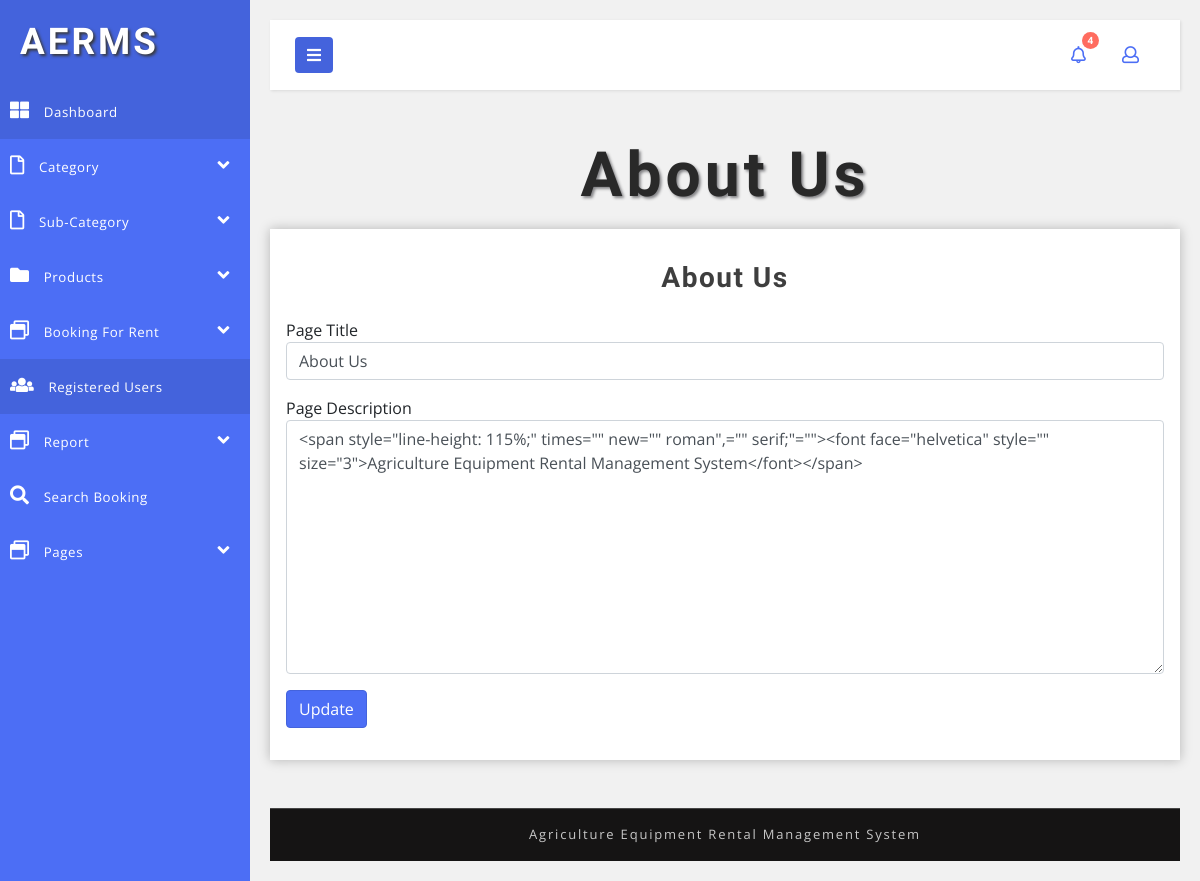
The app's page /aerms/admin/aboutus.php (signed in) with its own data.
### tables this page shows
CREATE TABLE `tblpage` (
  `ID` int(10) NOT NULL,
  `PageType` varchar(200) DEFAULT NULL,
  `PageTitle` mediumtext DEFAULT NULL,
  `PageDescription` mediumtext DEFAULT NULL,
  `Email` varchar(200) DEFAULT NULL,
  `MobileNumber` bigint(20) DEFAULT NULL,
  `UpdationDate` timestamp NOT NULL DEFAULT current_timestamp() ON UPDATE current_timestamp()
);

### aerms/admin/aboutus.php (the view, shortened to what this page needs)
<?php
include('includes/dbconnection.php');
if (strlen($_SESSION['aid']==0)) {
 header('location:logout.php');
  } else{
  ?>
<!DOCTYPE html>
<html lang="en">
<head>
    <link href="css/bootstrap.css" rel="stylesheet" type="text/css" media="all" />
    <link href="css/style.css" rel="stylesheet" type="text/css" media="all" />
    <link rel="stylesheet" href="css/style4.css">
    <link href="css/fontawesome-all.css" rel="stylesheet">
</head>
<body>
    <div class="wrapper">
       <?php include_once('includes/sidebar.php');?>
        <div id="content">
       <?php include_once('includes/header.php');?>
            <h2 class="main-title-w3layouts mb-2 text-center"> About Us</h2>
            <section class="forms-section">
                <div class="outer-w3-agile mt-3">
                    <h4 class="tittle-w3-agileits mb-4"> About Us</h4>
                    <form action="#" method="post">
                        <?php
$ret=mysqli_query($con,"select * from  tblpage where PageType='aboutus'");
while ($row=mysqli_fetch_array($ret)) {
?>
                        <div class="form-row">
                            <div class="form-group col-md-12">
                                <label for="inputEmail4">Page Title</label>
                                <input type="text" name="pagetitle" class=" form-control" required= "true" value="<?php  echo $row['PageTitle'];?>">
                            </div>
                        </div>
                        <div class="form-row">
                            <div class="form-group col-md-12">
                                <label for="inputEmail4">Page Description</label>
                                <textarea class=" form-control" id="pagedes" name="pagedes" type="text" required="true" rows="10" value=""><?php  echo $row['PageDescription'];?></textarea>
                            </div>
                        </div>
                        <?php } ?>
                        <button type="submit" class="btn btn-primary" name="submit">Update</button>
                    </form>
                </div>
            </section>
           <?php include_once('includes/footer.php');?>
        </div>
    </div>
</body>
</html>
<?php }  ?>

### aerms/admin/css/style.css (style rules this page uses)
html, body { margin: 0; font-size: 100%; font-family: 'Open Sans', sans-serif; background: #fff; }
input[type="button"], button[type="submit"] { transition: 0.5s all; -webkit-transition: 0.5s all; -moz-transition: 0.5s all; -o-transition: 0.5s all; -ms-transition: 0.5s all; }
h1, h2, h3, h4, h5, h6 { margin: 0; font-family: 'Poiret One', cursive; font-weight: 700; }
label { margin: 0; }
.outer-w3-agile { padding: 2em 1em; -webkit-box-shadow: 0px 0px 11px 0px rgba(0, 0, 0, 0.25); -moz-box-shadow: 0px 0px 11px 0px rgba(0, 0, 0, 0.25); box-shadow: 0px 0px 11px 0px rgba(0, 0, 0, 0.25); background: #fff; }
h2.main-title-w3layouts { font-size: 3.9em; letter-spacing: 4px; color: #292929; text-shadow: 2px 2px 3px #838386; text-transform: capitalize; }
h4.tittle-w3-agileits { font-size: 2em; letter-spacing: 1.5px; font-weight: 600; color: #3e3e3e; text-align: center; }
.btn-primary { color: #fff; background-color: #4c6ef5; border-color: #4463dc; }
@media (max-width:1280px) { h4.tittle-w3-agileits { font-size: 1.75em; } }

### aerms/admin/css/style4.css (style rules this page uses)
body { font-family: 'Open Sans', sans-serif; background: #f1f1f1; }
.wrapper { display: flex; align-items: stretch; }
#content { padding: 20px; min-height: 100vh; transition: all 0.3s; overflow: hidden; width: 100%; }

### records on screen
tblpage: pagetitle "About Us", pagedes "<span style=\"line-height: 115%;\" times=\"\" new=\"\" roman\",=\"\" serif;\"=\"\"><font face=\"helvetica\" style=\"\" size=\"3\">Agriculture Equipment Rental Management System</font></span>"

### other values on screen
$num "4"
